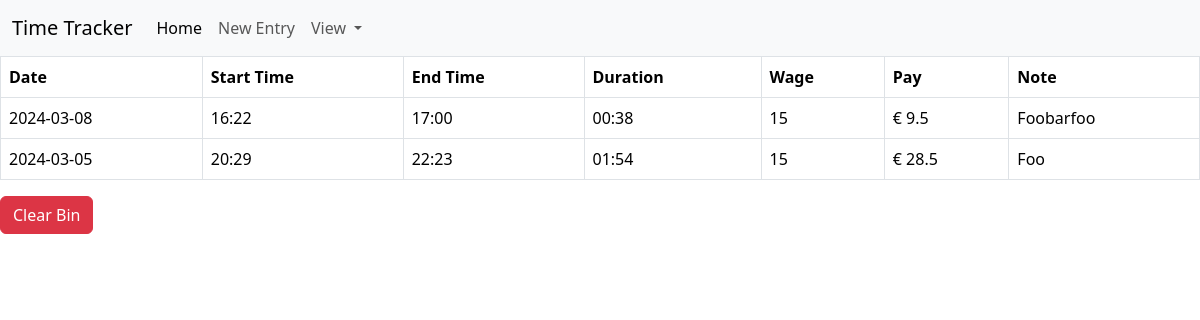
The page /bin_view on the database its author committed.
### tables this page shows
CREATE TABLE bin (
            id INTEGER PRIMARY KEY NOT NULL,
            creation_date TEXT NOT NULL,
            start_time TEXT NOT NULL,
            end_time TEXT NOT NULL,
            duration INTEGER NOT NULL,
            note TEXT NOT NULL,
            wage INTEGER NOT NULL,
            pay INTEGER NOT NULL
        );

### website/views.py (the view)
@views.route("/bin_view", methods=["GET", "POST"])
def bin_view():
    if request.method == "GET":
        data = db.execute("SELECT * FROM bin").fetchall()
        bin_entries = []
        for row in data:
            bin_entries.append(
                {
                    "id": row["id"],
                    "creation_date": row["creation_date"],
                    "start_time": row["start_time"],
                    "end_time": row["end_time"],
                    "duration": row["duration"],
                    "note": row["note"],
                    "wage": row["wage"],
                    "pay": row["pay"]
                }
            )
    return render_template("bin_view.html", bin_entries=bin_entries)

### website/templates/bin_view.html
{% extends "base.html" %}
{% block content %}
<table class="table table-bordered">
    <th>Date</th>
    <th>Start Time</th>
    <th>End Time</th>
    <th>Duration</th>
    <th>Wage</th>
    <th>Pay</th>
    <th>Note</th>
    {% for row in bin_entries %}
    <tr>
        <td>{{row.creation_date}}</td>
        <td>{{row.start_time}}</td>
        <td>{{row.end_time}}</td>
        <td>{{row.duration}}</td>
        <td>{{row.wage}}</td>
        <td>{{row.pay}}</td>
        <td>{{row.note}}</td>
        {% endfor %}
    </tr>
</table>
<a href="{{url_for('views.clear_bin')}}">
    <button class="btn btn-danger" onclick="return confirm('Are you sure?')">Clear Bin</button>
</a>
{% endblock %}

### rows shown on the page
bin: creation_date "2024-03-08", start_time "16:22", end_time "17:00", duration "00:38", wage "15", pay "€ 9.5", note "Foobarfoo"
bin: creation_date "2024-03-05", start_time "20:29", end_time "22:23", duration "01:54", wage "15", pay "€ 28.5", note "Foo"
